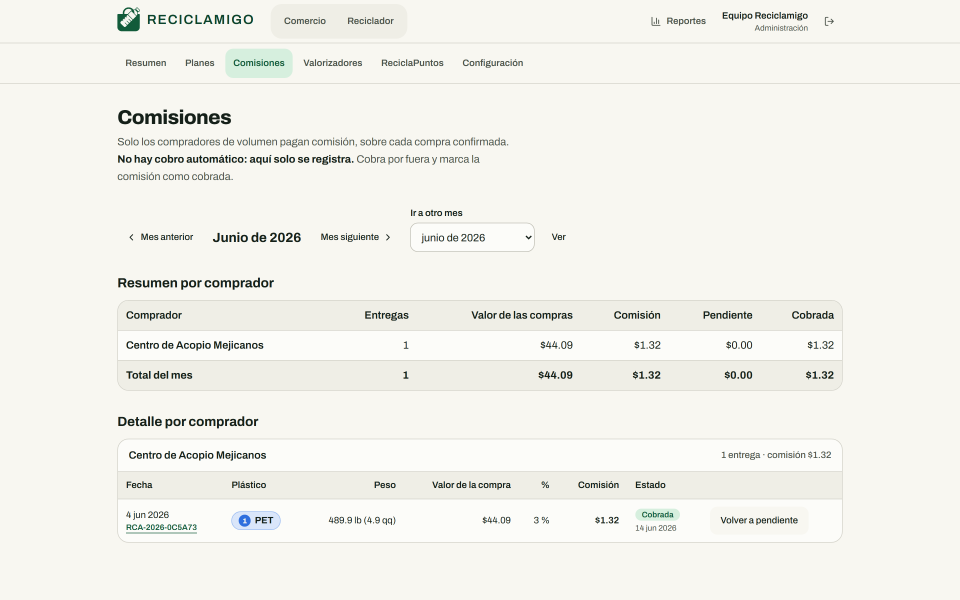
#> input picture docs/presentacion/assets/screens/d-admin-comisiones.png, 2880 x 1800 px, given in place of d-insignia.png, which was not available (shown at 1/3 size); the run also reads 2 pictures not shown here
$ python preparar_marcos.py
#> lines starting #> are read from the running program, lines starting #| are printed output that depends on the picture
"""Marcos de teléfono y de navegador para las capturas de la app (PNG con transparencia).

Lee assets/screens/*.png y escribe assets/marcos/*.png.
Ejecutar con: python -I preparar_marcos.py
"""
import os

from PIL import Image, ImageDraw, ImageFont

AQUI = os.path.dirname(os.path.abspath(__file__))
PANTALLAS = os.path.join(AQUI, "..", "assets", "screens")
SALIDA = os.path.join(AQUI, "..", "assets", "marcos")
os.makedirs(SALIDA, exist_ok=True)

TINTA = (15, 31, 23, 255)
SS = 4  # supersampling para bordes suaves


def mascara_redondeada(size, radio):
    w, h = size
    m = Image.new("L", (w * SS, h * SS), 0)
    ImageDraw.Draw(m).rounded_rectangle((0, 0, w * SS - 1, h * SS - 1), radius=radio * SS, fill=255)
    return m.resize((w, h), Image.LANCZOS)


def telefono(origen, destino):
    img = Image.open(os.path.join(PANTALLAS, origen)).convert("RGBA")
    w, h = img.size
    bisel = round(w * 0.04)
    r_int = round(w * 0.115)
    r_ext = r_int + bisel
    lienzo = Image.new("RGBA", (w + 2 * bisel, h + 2 * bisel), (0, 0, 0, 0))
    marco = Image.new("RGBA", lienzo.size, TINTA)
    lienzo.paste(marco, (0, 0), mascara_redondeada(lienzo.size, r_ext))
    pantalla = Image.new("RGBA", img.size, (0, 0, 0, 0))
    pantalla.paste(img, (0, 0), mascara_redondeada(img.size, r_int))
    lienzo.alpha_composite(pantalla, (bisel, bisel))
    # Cámara frontal: una pastilla pequeña sobre el borde superior
    d = ImageDraw.Draw(lienzo)
    pw, ph = round(w * 0.2), round(bisel * 0.9)
    cx = lienzo.width // 2
    d.rounded_rectangle((cx - pw // 2, bisel // 2 - ph // 2 + 2, cx + pw // 2, bisel // 2 + ph // 2 + 2), radius=ph // 2, fill=(40, 58, 49, 255))
    lienzo.save(os.path.join(SALIDA, destino))
    return lienzo.size


def navegador(origen, destino, url="reciclamigo.vercel.app", ancho_max=1800):
    img = Image.open(os.path.join(PANTALLAS, origen)).convert("RGBA")
    if img.width > ancho_max:
        img = img.resize((ancho_max, round(img.height * ancho_max / img.width)), Image.LANCZOS)
    w, h = img.size
    barra = round(w * 0.04)
    borde = max(2, round(w * 0.0016))
    radio = round(w * 0.014)
    lienzo = Image.new("RGBA", (w + 2 * borde, h + barra + 2 * borde), (0, 0, 0, 0))
    base = Image.new("RGBA", lienzo.size, (201, 207, 192, 255))
    lienzo.paste(base, (0, 0), mascara_redondeada(lienzo.size, radio + borde))
    interior = Image.new("RGBA", (w, h + barra), (255, 255, 255, 255))
    d = ImageDraw.Draw(interior)
    d.rectangle((0, 0, w, barra), fill=(233, 236, 228, 255))
    # tres puntos
    rp = barra * 0.17
    for i, color in enumerate(((236, 106, 94), (244, 191, 79), (97, 197, 84))):
        cx = barra * 0.55 + i * barra * 0.5
        d.ellipse((cx - rp, barra / 2 - rp, cx + rp, barra / 2 + rp), fill=color + (255,))
    # barra de direcciones
    px0, px1 = barra * 2.3, w * 0.62
    d.rounded_rectangle((px0, barra * 0.2, px1, barra * 0.8), radius=barra * 0.3, fill=(255, 255, 255, 255))
    try:
        fuente = ImageFont.truetype("C:/Windows/Fonts/arial.ttf", round(barra * 0.34))
        d.text((px0 + barra * 0.4, barra / 2), url, fill=(59, 79, 68, 255), font=fuente, anchor="lm")
    except OSError:
        pass
    interior.paste(img, (0, barra))
    mascara = mascara_redondeada(interior.size, radio)
    lienzo.paste(interior, (borde, borde), mascara)
    lienzo.save(os.path.join(SALIDA, destino))
    return lienzo.size


def recorte(origen, destino, caja):
#> called with origen = 'd-insignia.png', destino = 'insignia-tarjeta.png', caja = (800, 130, 2210, 2008)
    img = Image.open(os.path.join(PANTALLAS, origen)).convert("RGBA").crop(caja)
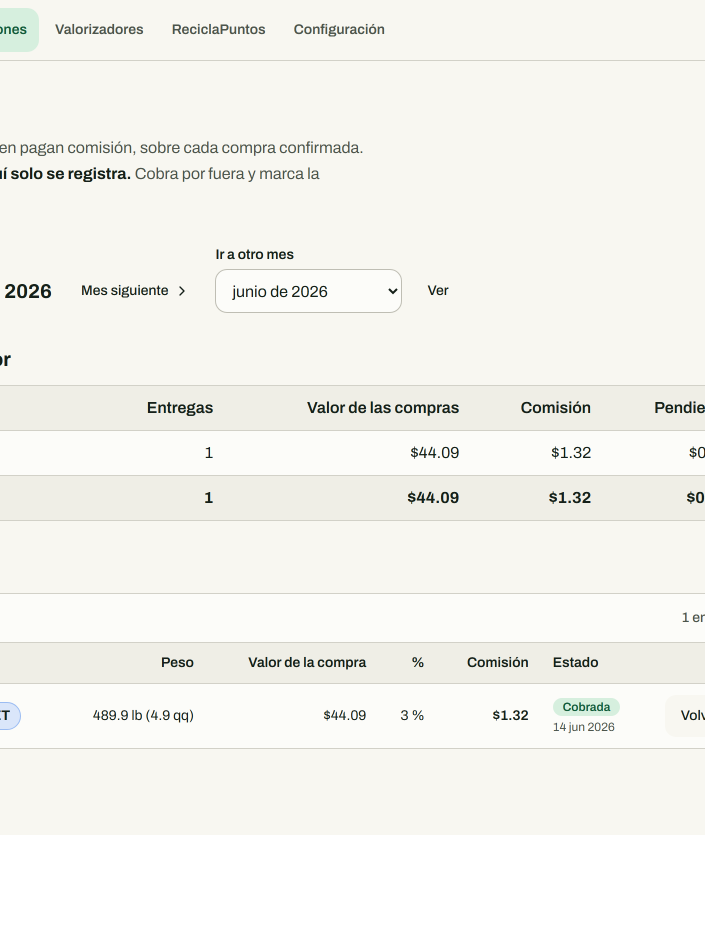
#> img: PIL image 1410x1878 RGBA (shown at 1/2 size); mean R, G, B, A 216.4, 216, 210.8, 226.8; transparent parts drawn white
    img.save(os.path.join(SALIDA, destino))
    return img.size


def hoja(origen, destino):
    img = Image.open(os.path.join(PANTALLAS, origen)).convert("RGBA")
    borde = 3
    lienzo = Image.new("RGBA", (img.width + 2 * borde, img.height + 2 * borde), (201, 207, 192, 255))
    lienzo.paste(img, (borde, borde))
    lienzo.save(os.path.join(SALIDA, destino))
    return lienzo.size


TRABAJOS = [
    ("telefono", "m-publicar.png", "phone-m-publicar.png"),
    ("telefono", "m-mapa.png", "phone-m-mapa.png"),
    ("telefono", "m-retiros.png", "phone-m-retiros.png"),
    ("telefono", "m-comprobante.png", "phone-m-comprobante.png"),
    ("telefono", "m-lote.png", "phone-m-lote.png"),
    ("telefono", "m-mis-lotes.png", "phone-m-mis-lotes.png"),
    ("navegador", "d-insignia.png", "desktop-d-insignia.png"),
    ("navegador", "d-alcaldia.png", "desktop-d-alcaldia.png"),
    ("navegador", "d-plan.png", "desktop-d-plan.png"),
    ("navegador", "d-reportes.png", "desktop-d-reportes.png"),
    ("navegador", "d-impacto.png", "desktop-d-impacto.png"),
    ("navegador", "d-admin-planes.png", "desktop-d-admin-planes.png"),
    ("hoja", "reporte-pdf-2026-06-recorte.png", "reporte-pdf.png"),
]
RECORTES = [
    ("d-insignia.png", "insignia-tarjeta.png", (800, 130, 2210, 2008)),
    ("d-comprobante.png", "comprobante-tarjeta.png", (640, 70, 2240, 2010)),
]

for origen, destino, caja in RECORTES:
    print("  ok", destino, recorte(origen, destino, caja))
#> pass 2 of the loop `for origen, destino, caja in RECORTES:`:
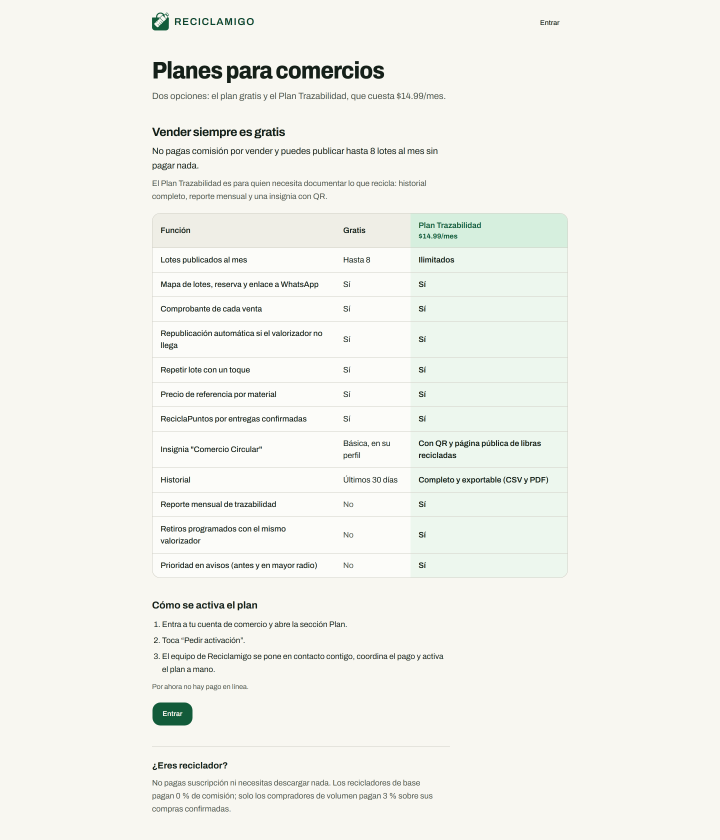
#> input picture docs/presentacion/assets/screens/d-planes-publico.png, 2880 x 3358 px, given in place of d-comprobante.png, which was not available (shown at 1/4 size)
#> in recorte (call 2), `img = Image.open(os.path.join(PANTALLAS, origen)).convert("RGBA").crop..`:
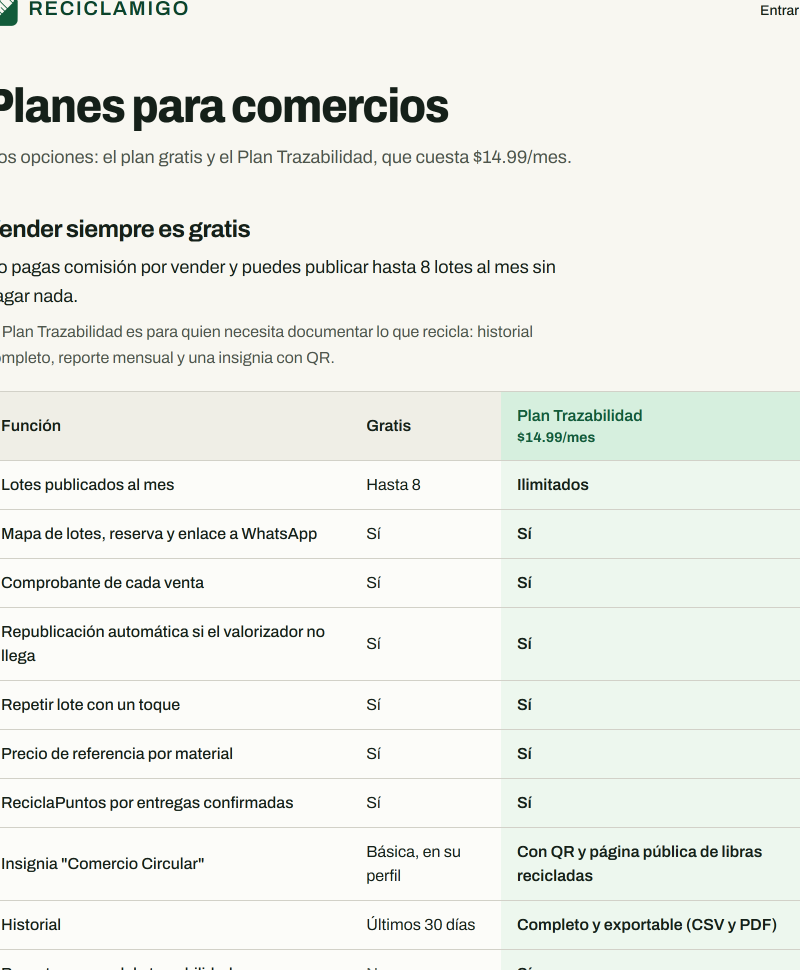
#> img: PIL image 1600x1940 RGBA (shown at 1/2 size); mean R, G, B, A 236.6, 239.2, 233.1, 255

for tipo, origen, destino in TRABAJOS:
    if not os.path.exists(os.path.join(PANTALLAS, origen)):
        print("  - falta", origen)
        continue
    tam = {"telefono": telefono, "navegador": navegador, "hoja": hoja}[tipo](origen, destino)
    print("  ok", destino, tam)
#> this loop made 13 passes
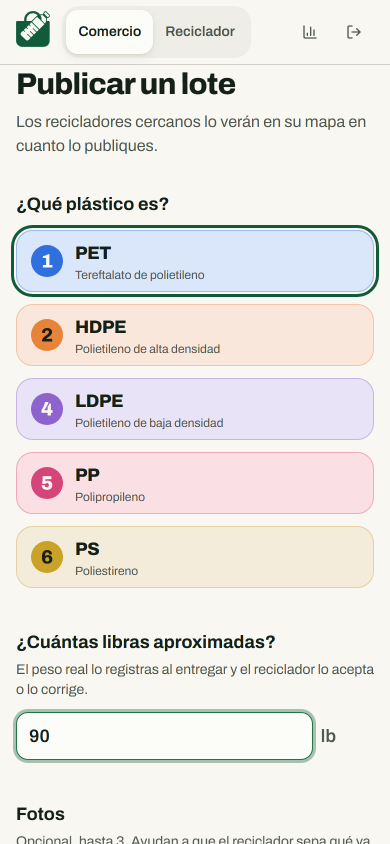
#> input picture docs/presentacion/assets/screens/m-publicar.png, 780 x 1688 px (shown at 1/2 size)
#> pass 1, in telefono, `marco = Image.new("RGBA", lienzo.size, TINTA)`:
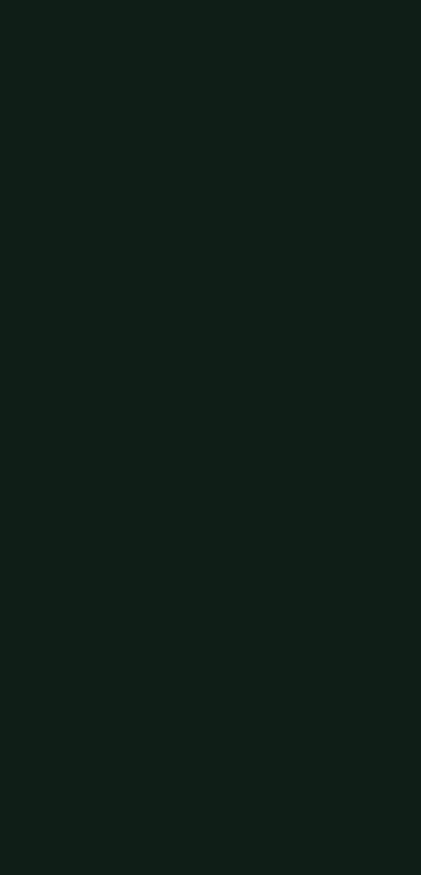
#> marco: PIL image 842x1750 RGBA (shown at 1/2 size); mean R, G, B, A 15, 31, 23, 255
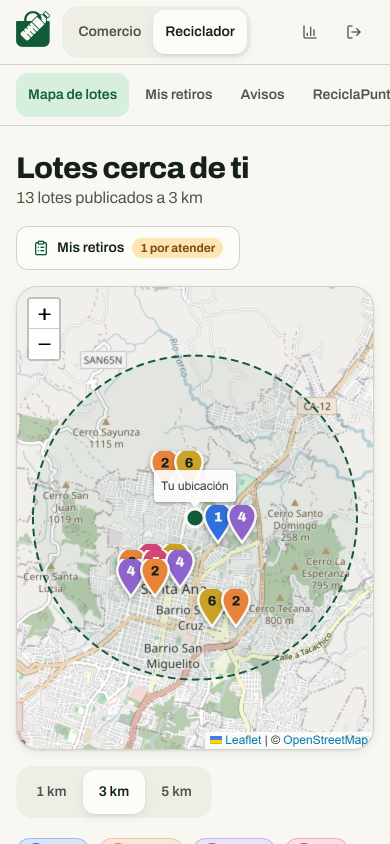
#> input picture docs/presentacion/assets/screens/m-mapa.png, 780 x 1688 px (shown at 1/2 size)
